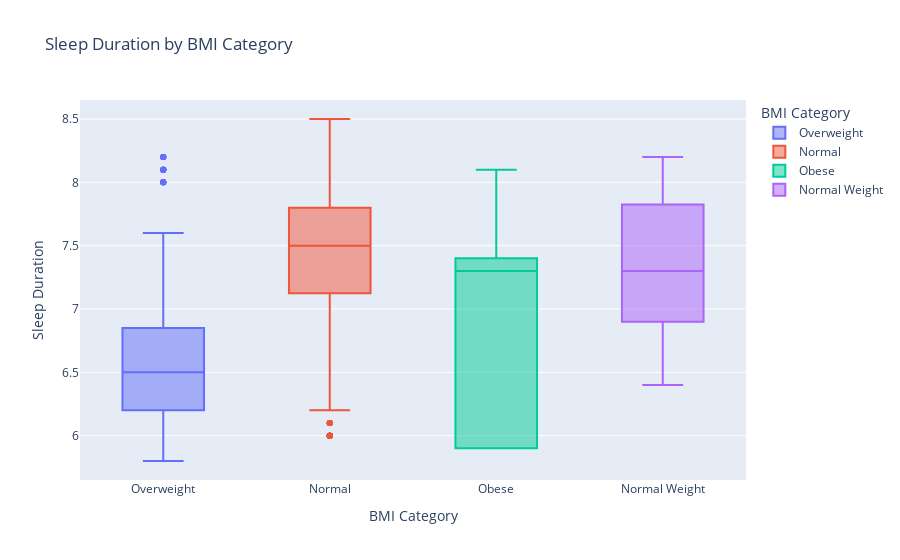

Notebook code cell kept with this figure:
### Markdown cell above
### Sleep Duration by BMI Category

### Code cell
fig = px.box(
    df,
    x="BMI Category",
    y="Sleep Duration",
    color="BMI Category",
    title="Sleep Duration by BMI Category"
)

fig.show()

### Figure 1 — Plotly figure (JSON) as saved in the notebook; plotly's stock layout.template omitted (floating-point values rounded to 4 significant figures; data arrays with more than 128 entries replaced by an {"elided": "..."} marker saying what was removed)
{"data": [{"alignmentgroup": "True", "hovertemplate": "BMI Category=%{x}<br>Sleep Duration=%{y}<extra></extra>", "legendgroup": "Overweight", "marker": {"color": "#636efa"}, "name": "Overweight", "notched": false, "offsetgroup": "Overweight", "orientation": "v", "showlegend": true, "type": "box", "x": {"elided": "148 str values"}, "x0": " ", "xaxis": "x", "y": {"elided": "148 float values"}, "y0": " ", "yaxis": "y"}, {"alignmentgroup": "True", "hovertemplate": "BMI Category=%{x}<br>Sleep Duration=%{y}<extra></extra>", "legendgroup": "Normal", "marker": {"color": "#EF553B"}, "name": "Normal", "notched": false, "offsetgroup": "Normal", "orientation": "v", "showlegend": true, "type": "box", "x": {"elided": "195 str values"}, "x0": " ", "xaxis": "x", "y": {"elided": "195 float values"}, "y0": " ", "yaxis": "y"}, {"alignmentgroup": "True", "hovertemplate": "BMI Category=%{x}<br>Sleep Duration=%{y}<extra></extra>", "legendgroup": "Obese", "marker": {"color": "#00cc96"}, "name": "Obese", "notched": false, "offsetgroup": "Obese", "orientation": "v", "showlegend": true, "type": "box", "x": ["Obese", "Obese", "Obese", "Obese", "Obese", "Obese", "Obese", "Obese", "Obese", "Obese"], "x0": " ", "xaxis": "x", "y": [5.9, 5.9, 5.9, 6.3, 7.4, 7.4, 7.3, 7.3, 8.1, 8.1], "y0": " ", "yaxis": "y"}, {"alignmentgroup": "True", "hovertemplate": "BMI Category=%{x}<br>Sleep Duration=%{y}<extra></extra>", "legendgroup": "Normal Weight", "marker": {"color": "#ab63fa"}, "name": "Normal Weight", "notched": false, "offsetgroup": "Normal Weight", "orientation": "v", "showlegend": true, "type": "box", "x": ["Normal Weight", "Normal Weight", "Normal Weight", "Normal Weight", "Normal Weight", "Normal Weight", "Normal Weight", "Normal Weight", "Normal Weight", "Normal Weight", "Normal Weight", "Normal Weight", "Normal Weight", "Normal Weight", "Normal Weight", "Normal Weight", "Normal Weight", "Normal Weight", "Normal Weight", "Normal Weight", "Normal Weight"], "x0": " ", "xaxis": "x", "y": [6.5, 6.5, 6.4, 6.4, 7.9, 7.2, 7.5, 7.5, 7.8, 7.8, 7.5, 6.9, 8, 8, 7.2, 7.2, 7.3, 6.9, 7.1, 8.2, 8.2], "y0": " ", "yaxis": "y"}], "layout": {"autosize": true, "boxmode": "overlay", "legend": {"title": {"text": "BMI Category"}, "tracegroupgap": 0}, "title": {"text": "Sleep Duration by BMI Category"}, "xaxis": {"anchor": "y", "autorange": true, "categoryarray": ["Overweight", "Normal", "Obese", "Normal Weight"], "categoryorder": "array", "domain": [0, 1], "range": [-0.5, 3.5], "title": {"text": "BMI Category"}, "type": "category"}, "yaxis": {"anchor": "x", "autorange": true, "domain": [0, 1], "range": [5.65, 8.65], "title": {"text": "Sleep Duration"}, "type": "linear"}}}
